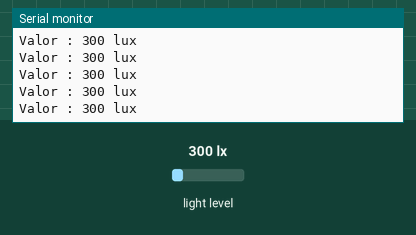
The sketch below on a simulated Arduino Uno, built with avr-gcc and run on an emulated ATmega328P. Parts: the last lines printed to the serial monitor. Inputs (shaded band) come from the test bench; at power-on: light level 300 lx.

Above: at 3.2 s.
3.3 s: light level set to 40 lx
At 3.49 s:
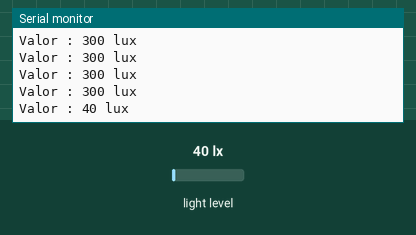
4.8 s: light level set to 500 lx
At 4.85 s:
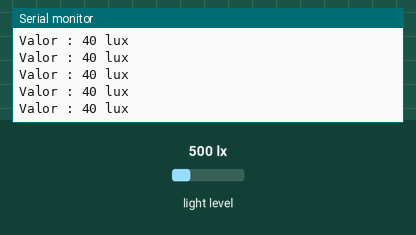
Timing chart, 0 to 7.8 s (numbered marks = the images above; inputs shaded):
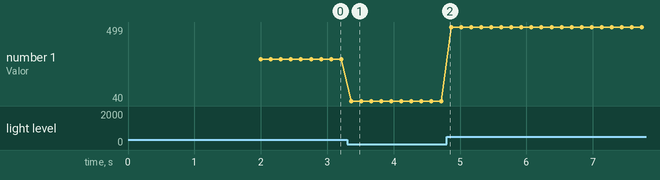

Measured:
- after the input at 3.3 s, the serial monitor: prints a new line after 0.06 s (image 1)
- plotted number 1: 300 → 40 after the input at 3.3 s, 40 → 499 after the input at 4.8 s

The sketch:

gy30.ino
```cpp
// Sensor de iluminância GY-30 + Arduino + Nokia Display 5110
// Bibliotecas Utilizadas
#include <Wire.h>
#include <BH1750.h>

// Configuração Pinos LCD e variáveis utilizadas
extern uint8_t BigNumbers[];
extern uint8_t luximg[];

// Instância e variável para o sensor
BH1750 lightSensor;
String luz;

void setup() {
  // Inicialização sensor de luz
  lightSensor.begin();

  // Configurações para o LCD
  Serial.begin(9600);
  Serial.println("Sensor de luminosidade ");
  delay(2000);
}

void loop() {
  // Faz a leitura no sensor e atribui os valores
  uint16_t lux = lightSensor.readLightLevel();
  luz = String(lux);
  Serial.print("Valor : ");
  Serial.print(luz);
  Serial.println(" lux");
  delay(150);
}
```
